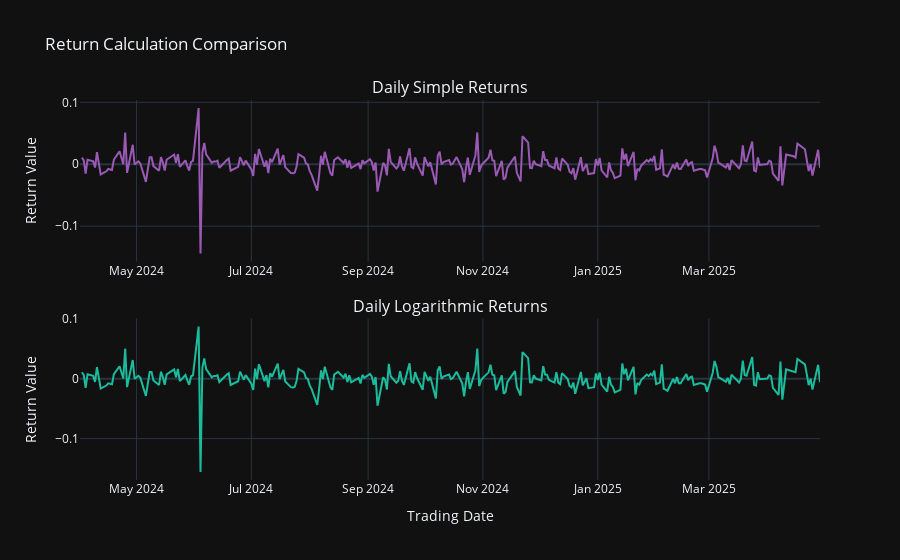

The notebook cell this image was saved under:
### Markdown cell above
## Problem 2: Return Calculations

### Return Methodologies
1. **Simple Returns**:
   $$ R_t = \frac{P_t - P_{t-1}}{P_{t-1}} $$

2. **Logarithmic Returns**:
   $$ r_t = \ln\left(\frac{P_t}{P_{t-1}}\right) $$

Key Properties:
- Simple returns are additive across assets
- Log returns are additive across time
- For small changes: $r_t \approx R_t$

### Code cell
# Calculate returns
df['Simple Return'] = df['Close'].pct_change()
df['Log Return'] = np.log(df['Close'] / df['Close'].shift(1))

# Create comparison plot
returns_fig = make_subplots(
    rows=2, cols=1, 
    subplot_titles=("Daily Simple Returns", "Daily Logarithmic Returns"),
    vertical_spacing=0.15
)

returns_fig.add_trace(
    go.Scatter(
        x=df.index, 
        y=df['Simple Return'],
        mode='lines',
        line=dict(color='#9B59B6', width=2),
        name='Simple',
        hovertemplate="Date: %{x|%b %d, %Y}<br>Return: %{y:.4f}<extra></extra>"
    ),
    row=1, col=1
)

returns_fig.add_trace(
    go.Scatter(
        x=df.index, 
        y=df['Log Return'],
        mode='lines',
        line=dict(color='#1ABC9C', width=2),
        name='Logarithmic',
        hovertemplate="Date: %{x|%b %d, %Y}<br>Return: %{y:.4f}<extra></extra>"
    ),
    row=2, col=1
)

returns_fig.update_layout(
    title="Return Calculation Comparison",
    height=700,
    template="plotly_dark",
    showlegend=False,
    hoverlabel=dict(bgcolor="white", font_size=12, font_family="Arial")
)

returns_fig.update_yaxes(title_text="Return Value", row=1, col=1)
returns_fig.update_yaxes(title_text="Return Value", row=2, col=1)
returns_fig.update_xaxes(title_text="Trading Date", row=2, col=1)

returns_fig.show()

### Figure 1 — Plotly figure (JSON) as saved in the notebook; plotly's stock layout.template omitted (floating-point values rounded to 4 significant figures; data arrays with more than 128 entries replaced by an {"elided": "..."} marker saying what was removed)
{"data": [{"hovertemplate": "Date: %{x|%b %d, %Y}<br>Return: %{y:.4f}<extra></extra>", "line": {"color": "#9B59B6", "width": 2}, "mode": "lines", "name": "Simple", "type": "scatter", "x": {"elided": "266 str values"}, "xaxis": "x", "y": {"elided": "266 float values"}, "yaxis": "y"}, {"hovertemplate": "Date: %{x|%b %d, %Y}<br>Return: %{y:.4f}<extra></extra>", "line": {"color": "#1ABC9C", "width": 2}, "mode": "lines", "name": "Logarithmic", "type": "scatter", "x": {"elided": "266 str values"}, "xaxis": "x2", "y": {"elided": "266 float values"}, "yaxis": "y2"}], "layout": {"annotations": [{"font": {"size": 16}, "showarrow": false, "text": "Daily Simple Returns", "x": 0.5, "xanchor": "center", "xref": "paper", "y": 1, "yanchor": "bottom", "yref": "paper"}, {"font": {"size": 16}, "showarrow": false, "text": "Daily Logarithmic Returns", "x": 0.5, "xanchor": "center", "xref": "paper", "y": 0.425, "yanchor": "bottom", "yref": "paper"}], "autosize": true, "hoverlabel": {"bgcolor": "white", "font": {"family": "Arial", "size": 12}}, "showlegend": false, "title": {"text": "Return Calculation Comparison"}, "xaxis": {"anchor": "y", "autorange": true, "domain": [0, 1], "range": ["2024-04-01", "2025-04-29"], "type": "date"}, "xaxis2": {"anchor": "y2", "autorange": true, "domain": [0, 1], "range": ["2024-04-01", "2025-04-29"], "title": {"text": "Trading Date"}, "type": "date"}, "yaxis": {"anchor": "x", "autorange": true, "domain": [0.575, 1], "range": [-0.1571, 0.1037], "title": {"text": "Return Value"}, "type": "linear"}, "yaxis2": {"anchor": "x2", "autorange": true, "domain": [0, 0.425], "range": [-0.169, 0.1003], "title": {"text": "Return Value"}, "type": "linear"}}}
